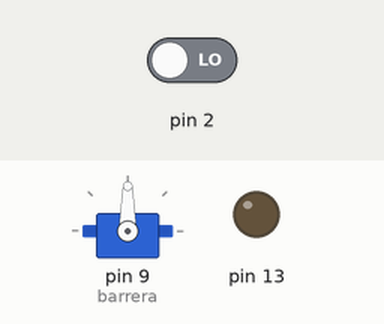
Recording of a sketch running on a simulated Arduino Uno, built with avr-gcc and run on an emulated ATmega328P. On the bench: servo, output pins drawn as LEDs (lit = HIGH). Dashed ring = blinking. The test bench sets the inputs (shaded band); at power-on: pin 2 LOW.

Above: at 1.7 s.
1.8 s: pin 2 driven HIGH
At 2.15 s:
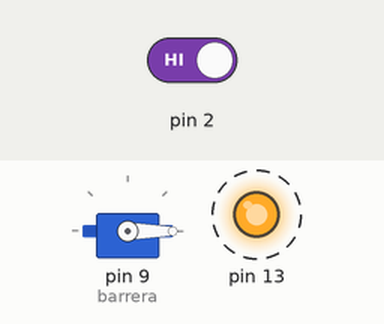
4.8 s: pin 2 driven LOW
At 4.85 s:
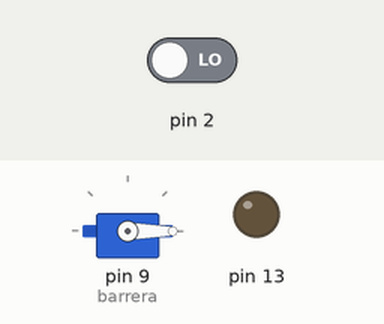
At 5.3 s:
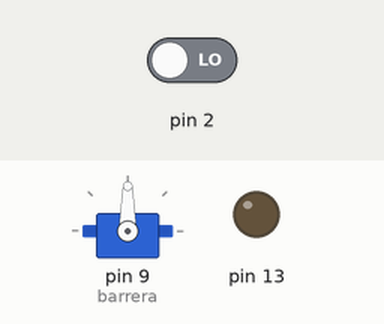
Timing chart, 0 to 7.8 s (numbered marks = the images above; inputs shaded):
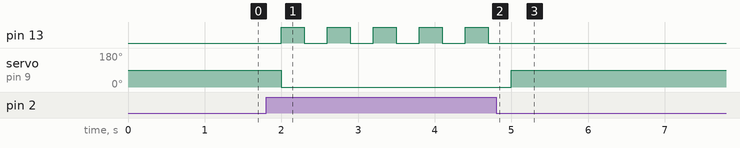

Measured:
- after the input at 1.8 s, pin 13: alternates HIGH for 0.30 s and LOW for 0.30 s, starting after 0.20 s; servo on pin 9 (barrera): 90° → 0° after 0.20 s
- after the input at 4.8 s, pin 13: stops changing and stays LOW; servo on pin 9 (barrera): 0° → 90° after 0.20 s

The sketch:

barrera.ino
```cpp
// Sesion 6 - La barrera del paso a nivel (proyecto de la sesion)
// Boton en el pin 2 (con su resistencia de 10 kOhm a GND),
// LED en el pin 13 (con su resistencia de 220 ohm),
// servo: cafe a GND, rojo a 5V, naranjo al pin 9.
//
// Mientras el boton este apretado, la barrera baja y la luz parpadea.
// Al soltarlo, la barrera sube y la luz se apaga.

#include <Servo.h>
Servo barrera;

void setup() {
  pinMode(2, INPUT);
  pinMode(13, OUTPUT);
  barrera.attach(9);
  barrera.write(90);   // barrera arriba (brazo vertical) al partir...
  delay(500);          // ...y tiempo de llegar
}

void loop() {
  if (digitalRead(2) == HIGH) {
    barrera.write(0);          // barrera abajo (brazo horizontal)
    digitalWrite(13, HIGH);    // y la luz parpadea
    delay(300);
    digitalWrite(13, LOW);
    delay(300);
  } else {
    barrera.write(90);         // barrera arriba
	delay(300);                // esperamos que llegue
    digitalWrite(13, LOW);
  }
}
```
